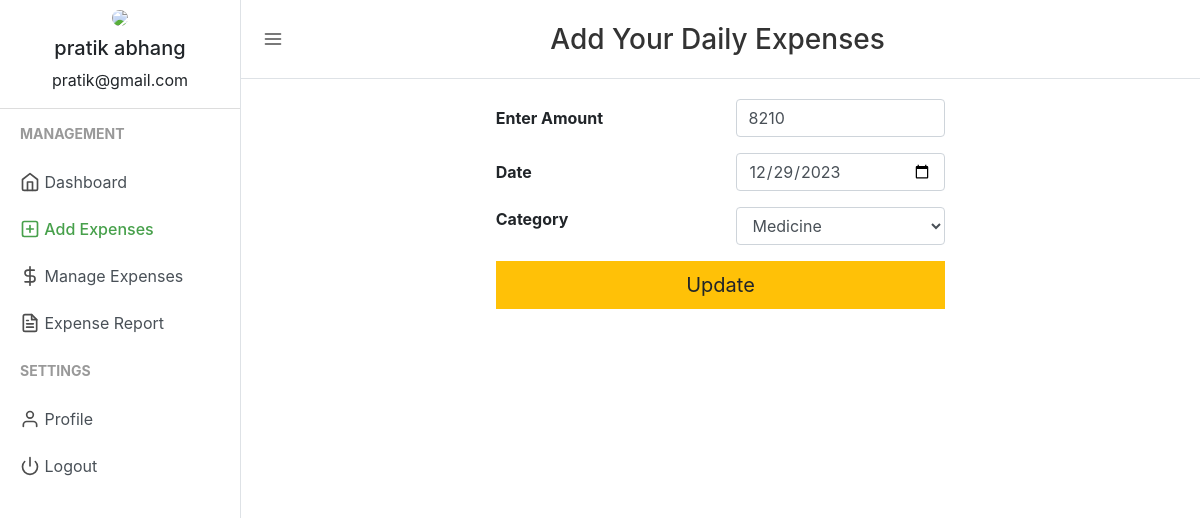
The page /add_expense.php?edit=130 (signed in) on the database its author committed.
### tables this page shows
CREATE TABLE `users` (
  `user_id` int(11) NOT NULL,
  `firstname` varchar(50) NOT NULL,
  `lastname` varchar(25) NOT NULL,
  `email` varchar(50) NOT NULL,
  `password` varchar(50) NOT NULL
);

CREATE TABLE `expenses` (
  `expense_id` int(20) NOT NULL,
  `user_id` varchar(15) NOT NULL,
  `expense` int(20) NOT NULL,
  `expensedate` varchar(15) NOT NULL,
  `expensecategory` varchar(50) NOT NULL
);

### session.php (called while the page is built, shortened)
<?php
include("config.php");
$sess_email = $_SESSION["email"];
$sql = "SELECT user_id, firstname, lastname, email FROM users WHERE email = '$sess_email'";
$result = $con->query($sql);
if ($result->num_rows > 0) {
  while($row = $result->fetch_assoc()) {
    $userid=$row["user_id"];
    $username =$row["firstname"]." ".$row["lastname"];
    $useremail=$row["email"];
  }
} else {
    $userid="798";
    $username ="SJEC";
    $useremail="mailid@domain.com";
}
?>

### add_expense.php (the view, shortened to what this page needs)
<?php
include("session.php");
$update = false;
$del = false;
$expenseamount = "";
$expensedate = date("Y-m-d");
$expensecategory = "";
if (isset($_GET['edit'])) {
    $id = $_GET['edit'];
    $update = true;
    $record = mysqli_query($con, "SELECT * FROM expenses WHERE user_id='$userid' AND expense_id=$id");
    if (mysqli_num_rows($record) == 1) {
        $n = mysqli_fetch_array($record);
        $expenseamount = $n['expense'];
        $expensedate = $n['expensedate'];
        $expensecategory = $n['expensecategory'];
    } else {
        echo ("WARNING: AUTHORIZATION ERROR: Trying to Access Unauthorized data");
    }
}
?>
<!DOCTYPE html>
<html lang="en">
<head>
        <link href="css/bootstrap.css" rel="stylesheet">
        <link href="css/style.css" rel="stylesheet">
</head>
<body>
    <div class="d-flex" id="wrapper">
    <div class="border-right" id="sidebar-wrapper">
      <div class="user">
        <img class="img img-fluid rounded-circle" src="uploads\default_profile.png" width="120">
        <h5><?php echo $username ?></h5>
        <p><?php echo $useremail ?></p>
      </div>
      <div class="sidebar-heading">Management</div>
      <div class="list-group list-group-flush">
        <a href="index.php" class="list-group-item list-group-item-action"><span data-feather="home"></span> Dashboard</a>
        <a href="add_expense.php" class="list-group-item list-group-item-action sidebar-active"><span data-feather="plus-square"></span> Add Expenses</a>
        <a href="manage_expense.php" class="list-group-item list-group-item-action "><span data-feather="dollar-sign"></span> Manage Expenses</a>
        <a href="expensereport.php" class="list-group-item list-group-item-action"><span data-feather="file-text"></span> Expense Report</a>
      </div>
      <div class="sidebar-heading">Settings </div>
      <div class="list-group list-group-flush">
        <a href="profile.php" class="list-group-item list-group-item-action "><span data-feather="user"></span> Profile</a>
        <a href="logout.php" class="list-group-item list-group-item-action "><span data-feather="power"></span> Logout</a>
      </div>
    </div>
        <div id="page-content-wrapper">
            <nav class="navbar navbar-expand-lg navbar-light  border-bottom">
                <button class="toggler" type="button" id="menu-toggle" aria-expanded="false">
                    <span data-feather="menu"></span>
                </button>
                <div class="col-md-12 text-center">
    <h3 class="try">Add Your Daily Expenses</h3>
</div>
            </nav>
            <div class="container">
                <div class="row ">
                    <div class="col-md-3"></div>
                    <div class="col-md" style="margin:0 auto;">
                        <form action="" method="POST">
                            <div class="form-group row" style="margin-top: 20px;">
                                <label for="expenseamount" class="col-sm-6 col-form-label"><b>Enter Amount</b></label>
                                <div class="col-md-6">
                                    <input type="number" class="form-control col-sm-12" value="<?php echo $expenseamount; ?>" id="expenseamount" name="expenseamount" required>
                                </div>
                            </div>
                            <div class="form-group row">
                                <label for="expensedate" class="col-sm-6 col-form-label"><b>Date</b></label>
                                <div class="col-md-6">
                                    <input type="date" class="form-control col-sm-12" value="<?php echo $expensedate; ?>" name="expensedate" id="expensedate" required>
                                </div>
                            </div>
<fieldset class="form-group">
    <div class="row">
        <label class="col-form-label col-sm-6 pt-0"><b>Category</b></label>
        <div class="col-md">
            <select class="form-control" id="expensecategory" name="expensecategory" required>
                <?php
                $categories_query = "SELECT * FROM expense_categories";
                $categories_result = mysqli_query($con, $categories_query);
                while ($row = mysqli_fetch_assoc($categories_result)) {
                    $category_name = $row['category_name'];
                    $selected = ($category_name === $expensecategory) ? 'selected' : '';
                    echo "<option value=\"$category_name\" $selected>$category_name</option>";
                }
                ?>
            </select>
        </div>
    </div>
</fieldset>
                            <div class="form-group row">
                                <div class="col-md-12 text-right">
                                    <?php if ($update == true) : ?>
                                        <button class="btn btn-lg btn-block btn-warning" style="border-radius: 0%;" type="submit" name="update">Update</button>
                                    <?php elseif ($del == true) : ?>
                                        <button class="btn btn-lg btn-block btn-danger" style="border-radius: 0%;" type="submit" name="delete">Delete</button>
                                    <?php else : ?>
                                        <button type="submit" name="add" class="btn btn-lg btn-block btn-success" style="border-radius: 0%;">Add Expense</button>
                                    <?php endif ?>
                                </div>
                            </div>
                        </form>
                    </div>
                    <div class="col-md-3"></div>
                </div>
            </div>
        </div>
    </div>
</body>
</html>

### css/style.css (style rules this page uses)
body { background-color: #efefef; }
.feather { width: 20px; height: 20px; stroke: #4d4d4d; stroke-width: 2; stroke-linecap: round; stroke-linejoin: round; fill: none; vertical-align: text-bottom; }
.list-group { background-color: #ffffff; }
.list-group-item { border: none; }
.user { text-align: center; border-bottom: 1px solid #ddd; }
.user img { padding: 10px; }
.toggler { color: #000; background-color: #fff; border: none; outline: none; }
.sidebar-active { color: #47a04b; font-weight: 500; }
.sidebar-active .feather { stroke: #47a04b; font-weight: 500; }
#wrapper { overflow-x: hidden; background-color: #fff; }
#sidebar-wrapper { min-height: 100vh; margin-left: -15rem; -webkit-transition: margin 0.25s ease-out; -moz-transition: margin 0.25s ease-out; -o-transition: margin 0.25s ease-out; transition: margin 0.25s ease-out; }
#sidebar-wrapper .sidebar-heading { padding: 0.875rem 1.25rem; font-size: 14px; font-weight: bold; text-transform: uppercase; color: #999; }
#sidebar-wrapper .list-group { width: 15rem; }
#page-content-wrapper { min-width: 100vw; }
@media (min-width: 768px) { #sidebar-wrapper { margin-left: 0; } }
@media (min-width: 768px) { #page-content-wrapper { min-width: 0; width: 100%; } }

### add_expense.php (style rules this page uses)
.try { font-size: 28px; color: #333; padding: 15px 70px 5px 0px; }

### rows shown on the page
users: username "pratik abhang", email "pratik@gmail.com"
expenses: expenseamount "8210", expensedate "12/29/2023"

### other values the page prints
form field expensecategory "Medicine"
